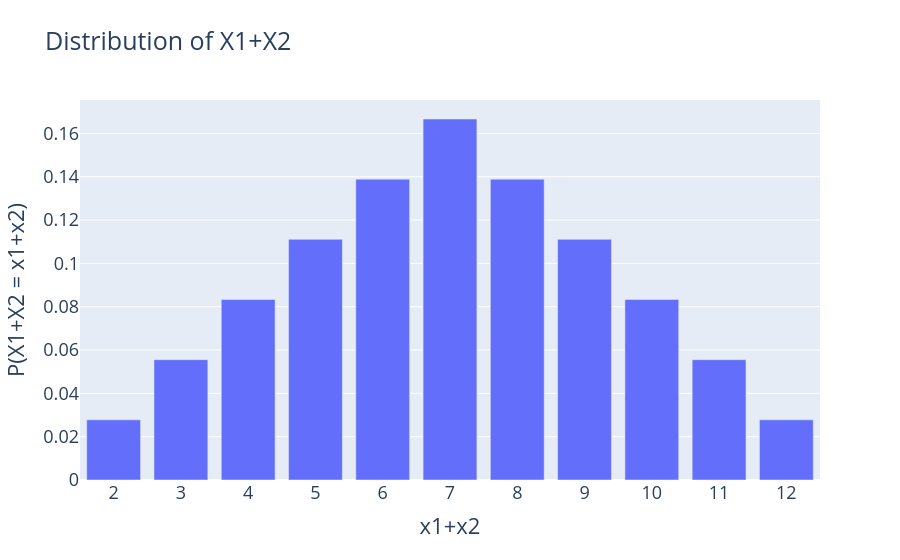

The cell this chart's notebook holds for it:
### Code cell
fig = px.bar(two_roll_df, x="x1+x2", y="P(X1+X2 = x1+x2)", title="Distribution of X1+X2")
# fig.write_image("die.png", "png",scale=2)
fig.update_layout(
    font=dict(
        size=18,  # Adjust this value for desired font size
    ),
    xaxis=dict(
            tickmode='linear',  # Generate ticks at regular intervals
            dtick=1             # Set the interval between ticks to 1 (for every value)
        )
)
fig

### Figure 1 — Plotly figure (JSON) as saved in the notebook; plotly's stock layout.template omitted (floating-point values rounded to 4 significant figures)
{"data": [{"hovertemplate": "x1+x2=%{x}<br>P(X1+X2 = x1+x2)=%{y}<extra></extra>", "legendgroup": "", "marker": {"color": "#636efa", "pattern": {"shape": ""}}, "name": "", "orientation": "v", "showlegend": false, "textposition": "auto", "type": "bar", "x": [2, 3, 4, 5, 6, 7, 8, 9, 10, 11, 12], "xaxis": "x", "y": [0.02778, 0.05556, 0.08333, 0.1111, 0.1389, 0.1667, 0.1389, 0.1111, 0.08333, 0.05556, 0.02778], "yaxis": "y"}], "layout": {"barmode": "relative", "font": {"size": 18}, "legend": {"tracegroupgap": 0}, "title": {"text": "Distribution of X1+X2"}, "xaxis": {"anchor": "y", "domain": [0, 1], "dtick": 1, "tickmode": "linear", "title": {"text": "x1+x2"}}, "yaxis": {"anchor": "x", "domain": [0, 1], "title": {"text": "P(X1+X2 = x1+x2)"}}}}
